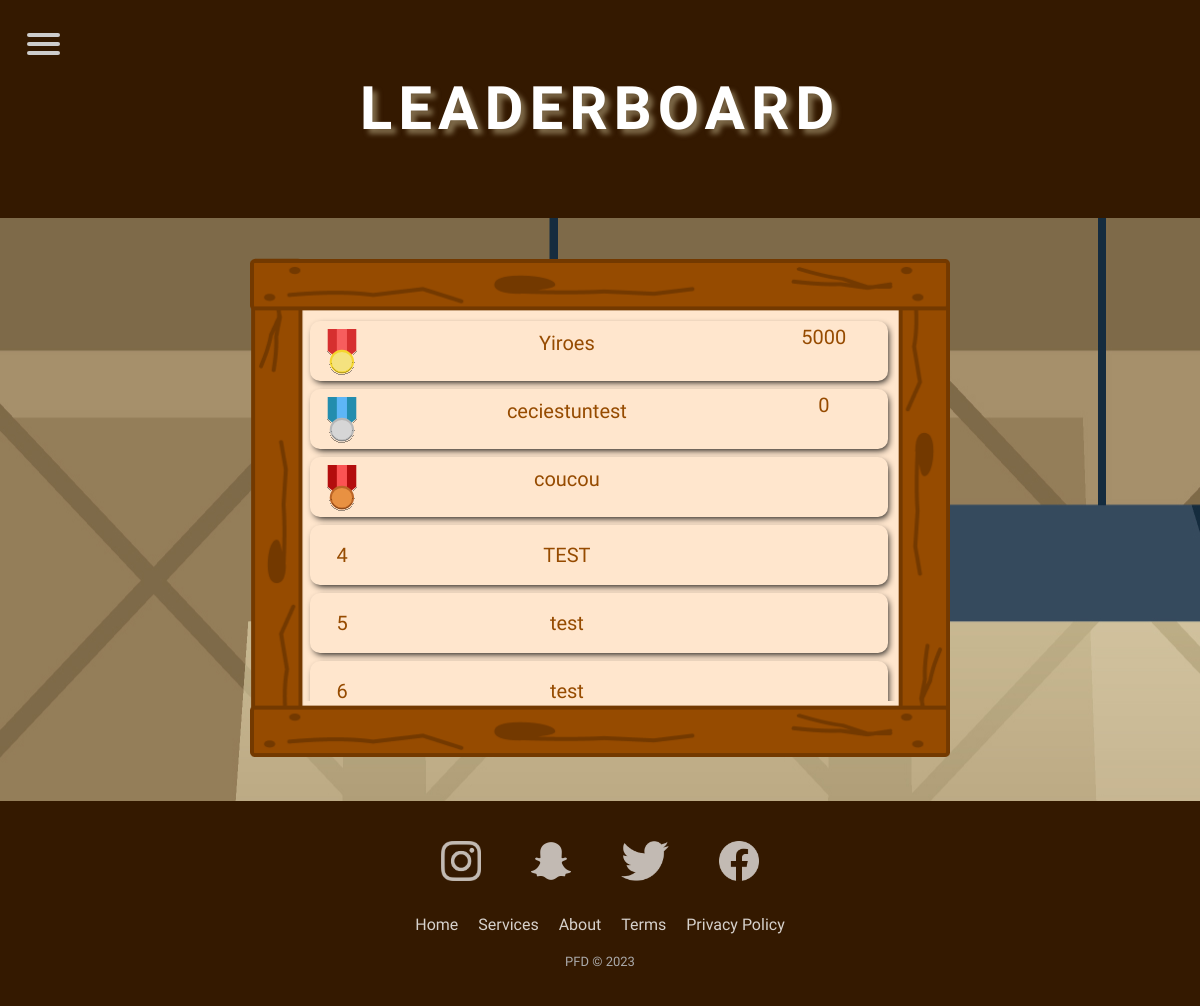
Page /html/ranking.php on the earlier database version.
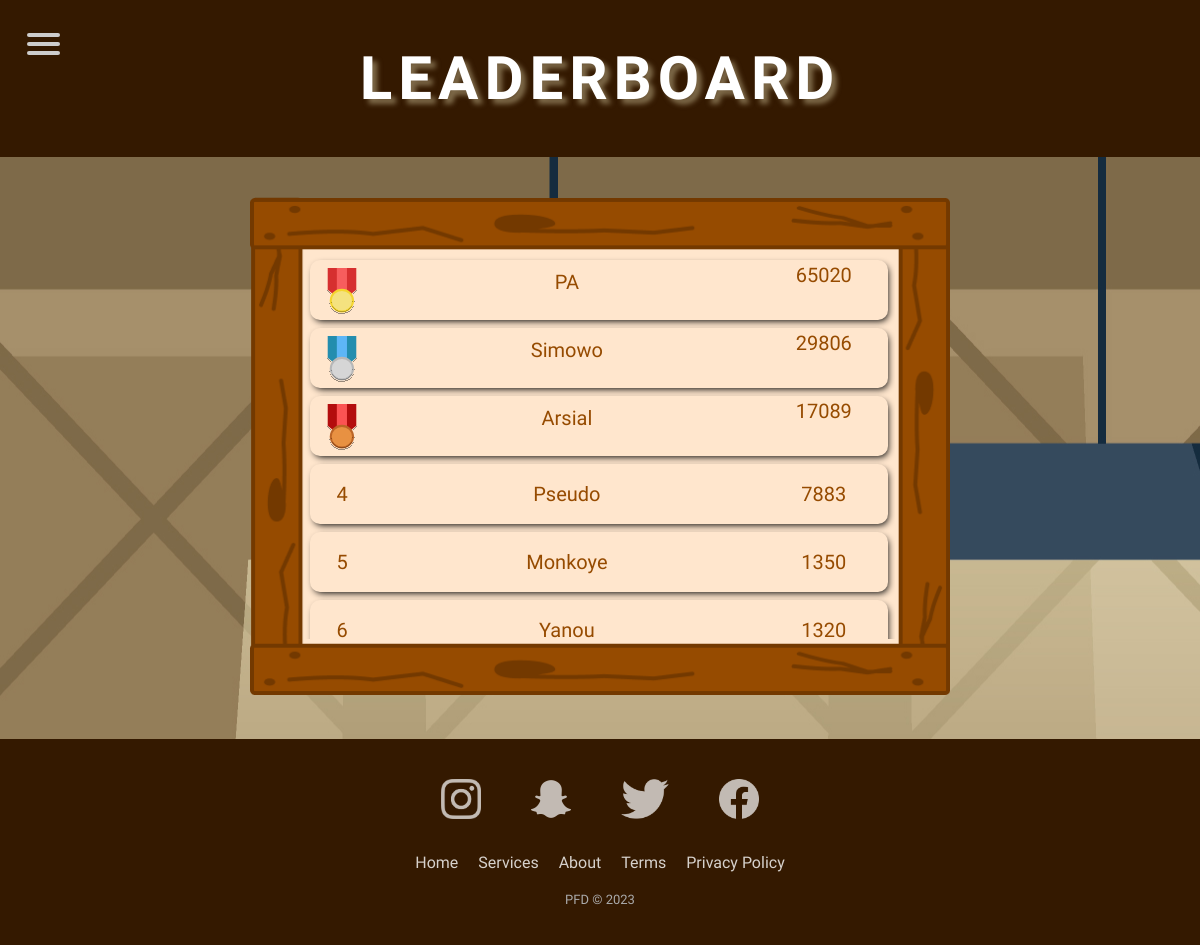
Same page on the later database version.
### tables this page shows
CREATE TABLE `acc` (
  `email` varchar(36) NOT NULL,
  `admin` tinyint(1) DEFAULT NULL,
  `pseudo` varchar(36) NOT NULL,
  `civility` varchar(12) NOT NULL,
  `password` varchar(64) NOT NULL,
  `score` int(11) DEFAULT NULL,
  `level` int(11) DEFAULT NULL,
  `id_back` int(11) DEFAULT '1',
  `id_dude` int(11) DEFAULT '1',
  `id_hat` int(2) NOT NULL DEFAULT '0'
);

### html/language.php (called while the page is built)
<?php
function getLanguage($textFr, $textEn) {
  if (isset($_COOKIE["lang"]) && $_COOKIE["lang"] == 'fr')
    return $textFr;
  else {
    return $textEn;
  }
}
?>

### html/request.php (called while the page is built, shortened)
<?php
function request($phpRequest, $isUnique, $params = NULL) {
  try {
    require("connexion.php");
    $req = $conn->prepare($phpRequest);
    if (isset($params)) {
      $req->execute($params);
    } else {
      $req->execute();
    }
    if ($isUnique)
      $resultat = $req->fetch();
    else
      $resultat = $req->fetchAll(PDO::FETCH_ASSOC);
    return $resultat;
  } catch (Exception $e) {
    die("Erreur : " . $e->getMessage());
  }
}
?>

### html/ranking.php (the view, shortened to what this page needs)
<!DOCTYPE html>
<html lang="en">
<head>
	<?php include("head.php"); ?>
	<link rel="stylesheet" href="../CSS/ranking.css">
</head>
<body>
	<?php include("nav.php"); require("request.php"); ?>
	<header>
		<h1><?php  echo getLanguage("Classement","Leaderboard");  ?></h1>
	</header>
	<main>
		<div class="container">
			<div id="containerUL">
				<div id="containerBox">
					<?php
					try {
						$resultat = request("SELECT * FROM acc ORDER BY score DESC", false);
						$rank = 1;
						foreach ($resultat as $row) {
							echo "<div class='boardElem'>";
							if($rank==1){
										echo"<span> <img class='medals' src='../Images/gold_medal.svg'/> </span>";
							}
							else if($rank==2){
								echo"<span> <img class='medals' src='../Images/silver_medal.svg'/> </span>";
					}
							else if($rank==3){
										echo"<span> <img class='medals' src='../Images/bronze_medal.svg'/> </span>";
							}
							else{echo"<span>$rank</span>";}
							if($rank<=3){
											echo"<span class='pseudowinners'>$row[pseudo]</span>
											<span class='scorewinners'>$row[score]</span>
											</div>";
							}
							else{
								echo"<span>$row[pseudo]</span>
								<span>$row[score]</span>
								</div>";
							}
							$rank += 1;
						}
					} catch (Exception $e) {
						die("Erreur : " . $e->getMessage());
					}
					?>
				</div>
			</div>
		</div>
	</main>
	<?php include("footer.php"); ?>
</body>
</html>

### html/head.php (shortened to what this page needs)
<link rel="stylesheet" href="../CSS/footer.css">
<link rel="stylesheet" href="../CSS/nav.css">

### html/nav.php (shortened to what this page needs)
<?php include'language.php'; ?>
<nav>
  <div id="menucontenu">
    <span></span>
    <span></span>
    <span></span>
  </div>
</nav>

### html/footer.php
<link rel="stylesheet" href="../CSS/footer.css">
<footer>
    <div class="social">
        <a href="#"><img class="icon ion-social-instagram" src="../Images/logo_reseaux/insta_logo.png"></a>
        <a href="#"><img class="icon ion-social-snapchat" src="../Images/logo_reseaux/snap_logo.png"></a>
        <a href="#"><img class="icon ion-social-twitter" src="../Images/logo_reseaux/twitter_logo.png"></a>
        <a href="#"><img class="icon ion-social-facebook" src="../Images/logo_reseaux/facebook_logo.png"></a>
    </div>
    <div class="list-inline">
        <a href="home.php"><?php echo getLanguage("Accueil", "Home");  ?></a>
        <a href="#"><?php echo getLanguage("Services", "Services");  ?></a>
        <a href="#"><?php echo getLanguage("A propos", "About");  ?></a>
        <a href="#"><?php echo getLanguage("Conditions d'utilisations", "Terms");  ?></a>
        <a href="#"><?php echo getLanguage("Vie privé", "Privacy Policy");  ?></a>
    </div>
    <p class="copyright">PFD © 2023</p>
</footer>

### CSS/footer.css (style rules this page uses)
footer { background-color: #341900; width: 100%; padding-top:30px; margin-top:auto; font-family: "Kanit", sans-serif; }
.social, .list-inline { display: flex; justify-content: center; align-items: center; width: 100%; margin-bottom: 20px; }
.list-inline a { text-decoration: none; margin: 0px 10px; color: white; opacity: 0.8; transition: all .3s ease-in-out; }
.social a { margin: 0px 15px; }
.social img { height: 40px; filter: brightness(0) invert(1); opacity: 0.7; margin: 10px 10px; }
footer .copyright { margin-top:15px; text-align:center; font-size:13px; color:#aaa; padding-bottom: 10px; }

### CSS/nav.css (style rules this page uses)
nav { z-index: 10; position: sticky; }
#menucontenu { display: block; position: fixed; top: 25px; margin-left: 20px; z-index: 100; height:40px; }
#menucontenu span { display: block; bottom: 30px; left: 7px; width: 33px; height: 4px; margin-bottom: 5px; position: relative; background: #cdcdcd; border-radius: 3px; z-index: 1; transform-origin: 4px 0px; transition: transform 0.5s cubic-bezier(0.77,0.2,0.05,1.0), background 0.5s cubic-bezier(0.77,0.2,0.05,1.0), opacity 0.55s ease; }

### CSS/ranking.css (style rules this page uses)
body { margin: 0; padding: 0; background-color: #341900; color: #cdcdcd; height: 100vh; width: 100%; position: relative; font-family: "Kanit", sans-serif; }
header { background-color: #341900; color: white; display: flex; align-items: center; justify-content: center; height: 15vh; }
main { width: 100%; background-image: url("../Images/barrel3.jpg"); display: flex; justify-content: center; z-index: -2; }
h1 { font-family: 'Londrina Sketch', cursive; text-transform: uppercase; text-align: center; font-size: 60px; letter-spacing: 0.5vw; text-shadow: 5px 5px 5px #7e6a49; animation-name:titre; animation-duration: 5s; animation-iteration-count: infinite; }
.container { position: relative; width: 90%; max-width: 700px; margin: 40px 0px; box-sizing: border-box; }
.container img { position: relative; width: 100%; }
.container #containerUL { position: absolute; width: calc(100% - 110px); height: calc(100% - 115px); overflow-y: scroll; overflow-x: hidden; margin: 55px; box-sizing: border-box; top: 0px; left: 0px; }
#containerBox { top: 0px; left: 0px; width: 100%; flex-direction: column; align-items: center; padding: 0px 5px; }
.container #containerBox .boardElem { width: calc(100% - 12px); margin: 0px 5px; box-sizing: border-box; display: grid; grid-template-columns: 1fr 6fr 2fr; text-align: center; margin: 8px 0px; height: 60px; border-radius: 10px; justify-content: center; align-content: center; font-size: 20px; color: #964b00; background-color: #ffe6cd; box-shadow: 2px 3px 7px -2px black; transition: all .2s ease-in-out; }
.scorewinners { display: relative; padding-top: 25%; }
.medals { position: relative; top:20%; height: 40%; padding-top: 20%; }
.pseudowinners { display: relative; padding-top: 10%; }

Differences in the rows shown:
removed acc: pseudo "Yiroes", score "5000"
removed acc: pseudo "ceciestuntest", score "0"
removed acc: pseudo "coucou"
removed acc: pseudo "TEST"
removed acc: pseudo "test"
removed acc: pseudo "test"
added acc: pseudo "PA", score "65020"
now on this page (row edited): acc: pseudo "Simowo", score "29806"
added acc: pseudo "Arsial", score "17089"
added acc: pseudo "Pseudo", score "7883"
added acc: pseudo "Monkoye", score "1350"
added acc: pseudo "Yanou", score "1320"
